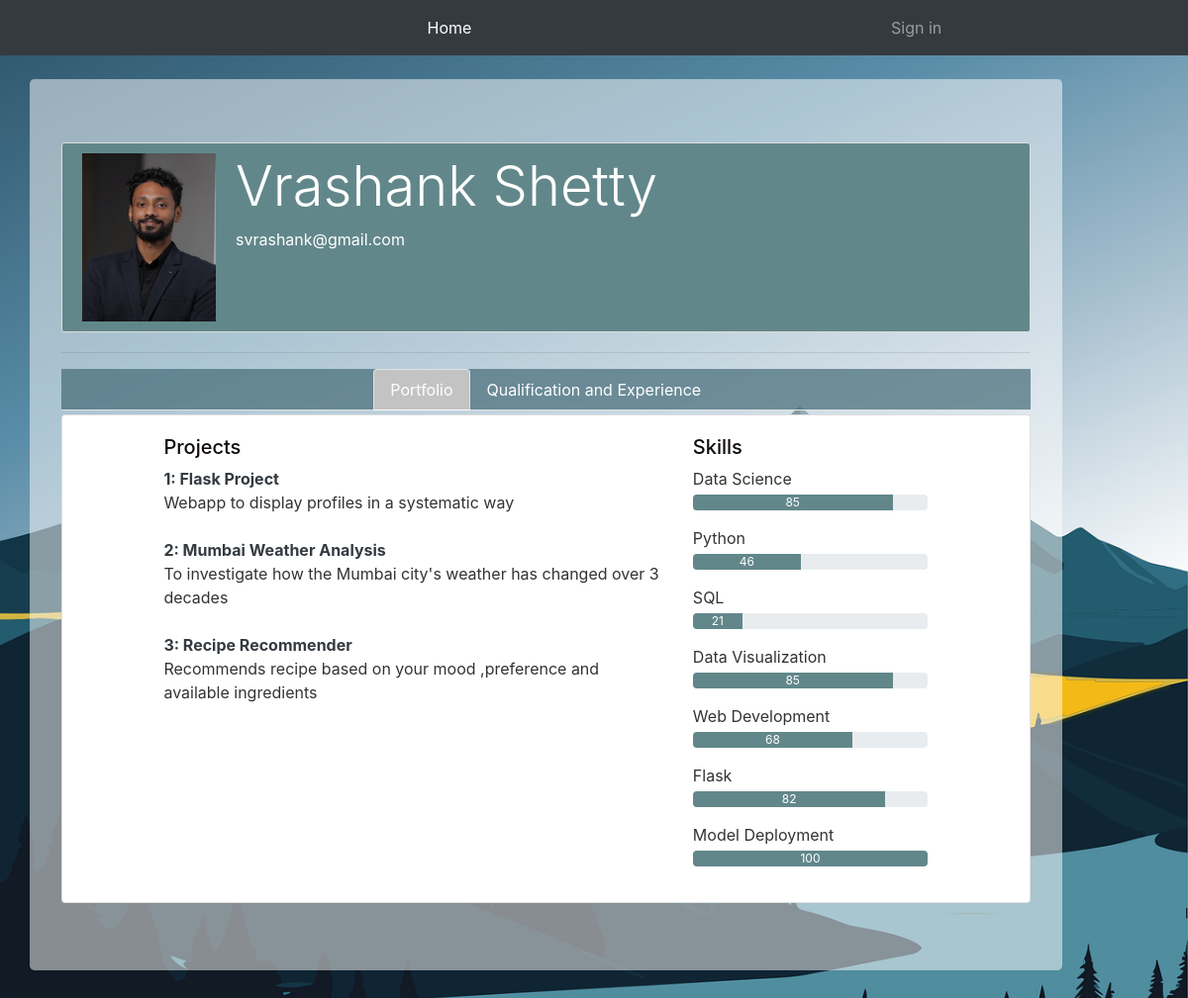
Before: /user/Vrashank Shetty with the older database file.
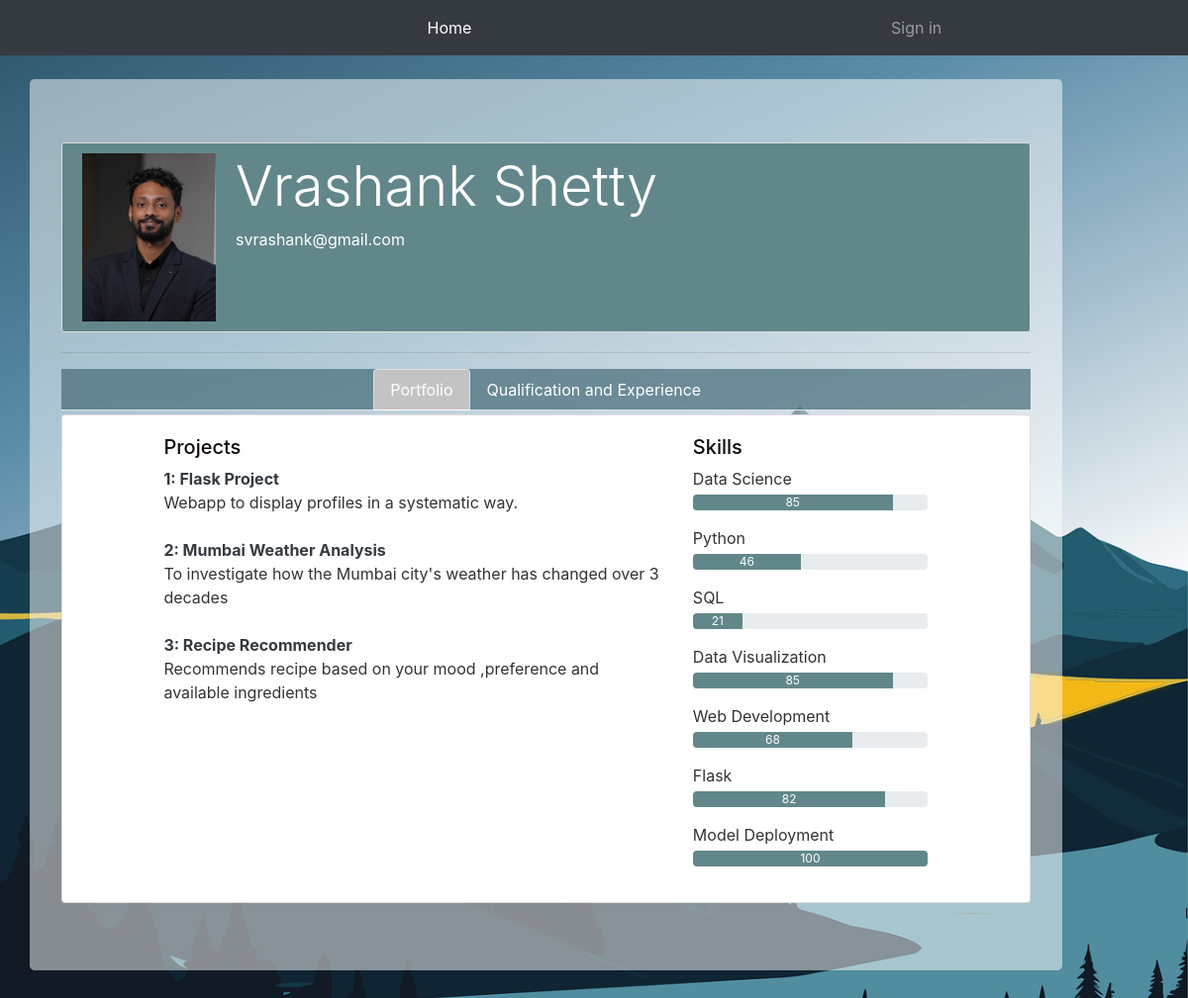
After: the same page with the newer database file.
### Portfolio/models.py (models this page shows, shortened)
class User(db.Model,UserMixin):
    id = db.Column(db.Integer,primary_key = True)
    username = db.Column(db.String(20),unique=True,nullable=False)
    email = db.Column(db.String(120),unique=True,nullable=False)
    image_file = db.Column(db.String(20),nullable=False,default='default.png')
    password = db.Column(db.String(60),nullable=False)
    DOB = db.Column(db.Date)
    resume = db.Column(db.String(20))
    profile_overview = db.Column(db.Text)
    experience = db.Column(db.Text)
    project = db.relationship('Project',backref='author',lazy=True)
    skill = db.relationship("Skills",backref='author',lazy=True)
    qualification = db.relationship("Qualifications",backref='author',lazy=True)

class Project(db.Model):
    id = db.Column(db.Integer,primary_key = True)
    project_title = db.Column(db.String(100),nullable = False)
    project_overview = db.Column(db.Text,nullable = False)
    project_url = db.Column(db.String(300),nullable = False)
    user_id = db.Column(db.Integer,db.ForeignKey('user.id'),nullable=False)

class Skills(db.Model):
    id = db.Column(db.Integer,primary_key = True)
    skill_name = db.Column(db.String(50))
    skill_value = db.Column(db.Integer)
    user_id = db.Column(db.Integer,db.ForeignKey('user.id'),nullable = False)

### Portfolio/main/routes.py (the view)
@main.route("/user/<username>")
def user_profile(username):
    user = User.query.filter_by(username=username).first_or_404()
    projects = Project.query.filter_by(user_id = user.id)
    skills = Skills.query.filter_by(user_id = user.id)
    qualifications = Qualifications.query.filter_by(user_id = user.id)
    return render_template("user_profile.html",user=user,projects=projects,skills=skills,qualifications=qualifications)

### Portfolio/templates/user_profile.html (shortened to what this page needs)
{% extends 'layouts_profile.html' %}
{% block content %}
<div class="jumbotron">
    <div class="content-section" style ="background-color: rgb(98, 135, 138);">
      <div class="media">
        <img src="{{ url_for('static',filename='profile_pics/' + user.image_file) }}" class="profile-img">
          <div class="media-body">
            <h2 class="display-4 text-white">{{ user.username }}</h2>
            <p class="text-white">{{ user.email }}</p>
          </div>
      </div>
  </div>
<hr></hr>
<div class="profile-header">
    <ul class="nav nav-tabs justify-content-center" id="myTabs">
        <li class="nav-item ">
            <a class="nav-link active text-white" id="portfolio-tab" data-toggle="tab" href="#portfolio">Portfolio</a>
        </li>
        <li class="nav-item ">
            <a class="nav-link text-white" id="qualification-tab" data-toggle="tab" href="#qualification">Qualification and Experience</a>
        </li>
    </ul>
</div>
<div class="profile-block">
    <div class="tab-content">
        <div class="tab-pane active" id="portfolio">
            <div class="card mb-1 mt-1">
                <div class="card-body">
                    <div class="container">
                        <div class="row">
                            <div class="col-md-8">
                                <h5 class="mb-2"> Projects</h5>
                                {% for project in user.project %}
                                    <div class="mb-4">
                                        <b class="text-dark">{{ loop.index }}: {{ project.project_title }}</b>
                                        <p class="">{{ project.project_overview }}</p>
                                    </div>
                                {% endfor %}
                            </div>
                            <div class="col-md-4">
                                <h5 class="mb-2">Skills</h5>
                                {% for skill in user.skill %}
                                    <div class="mb-3">
                                        <p class="mb-1">{{ skill.skill_name }}</p>
                                        <div class="progress">
                                            <div class="progress-bar" role="progressbar" style="width: {{ skill.skill_value }}%; background-color: rgb(98, 135, 138);" aria-valuenow="{{ skill.skill_value }}" aria-valuemin="0" aria-valuemax="100">{{ skill.skill_value }}</div>
                                        </div>
                                    </div>
                                {% endfor %}
                            </div>
                        </div>
                    </div>
                </div>
            </div>
        </div>
{% endblock content %}

### Portfolio/templates/layouts_profile.html (shortened to what this page needs)
<!DOCTYPE html>
<html lang="en">
<head>
    <link href="https://getbootstrap.com/docs/4.1/dist/css/bootstrap.min.css" rel="stylesheet">
    <link rel="stylesheet" type="text/css" href="{{url_for('static',filename='main.css')}}">
</head>
<body>
    <nav class="navbar navbar-expand-md navbar-dark bg-dark mb-4">
      <div class="collapse navbar-collapse" id="navbarCollapse">
        <ul class="navbar-nav mr-auto ml-auto ">
          <li class="nav-item active ">
            <a class="nav-link" href="{{url_for('main.home')}}">Home <span class="sr-only">(current)</span></a>
          </li>
        </ul>
        <div class="navbar-nav col-lg-3">
          {% if current_user.is_authenticated %}
            <a class="nav-item nav-link " href="{{url_for('main.sign_out')}}">Sign out</a>
          {% else %}
            <a class="nav-item nav-link mr-md-2" href="{{url_for('users_blueprint.sign_in')}}">Sign in</a>
          {% endif %}
        </div>
      </div>
    </nav>
    <div class="container">
        <main role="main" class="container">
            <div class="row">
                <div class="col-md-11">
                    {% block content %}{% endblock %}
                </div>
            </div>
        </main>
    </div>
</body>
</html>

### Portfolio/static/main.css (style rules this page uses)
body { background: #6e869399; background-image : url('background.png'); background-size: cover; background-repeat: no-repeat; color: #333333; }
h1, h2, h3, h4, h5, h6 { color: #100a0a; }
ul { margin: 0; }
.content-section { background: #ffffff; padding: 10px 20px; border: 1px solid #dddddd; border-radius: 3px; margin-bottom: 20px; }
.profile-img { height: 170px; width: 135px; margin-right: 20px; }
.profile-header { background-color:hsl(194, 27%, 37%,0.7); }
.nav-tabs .nav-item.show .nav-link, .nav-tabs .nav-link.active { background-color: rgb(195, 195, 195) ; color: rgb(146, 42, 42) }
.jumbotron { background-color: rgba(255, 255, 255, 0.5); }
.card-body { max-width: 100%; margin: 0 auto; }
.container { max-width: 1200px; margin: 0 auto; }

Changed rows visible on the page:
changed Project "Flask Project": project_overview "Webapp to display profiles in a systematic way" → "Webapp to display profiles in a systematic way."
